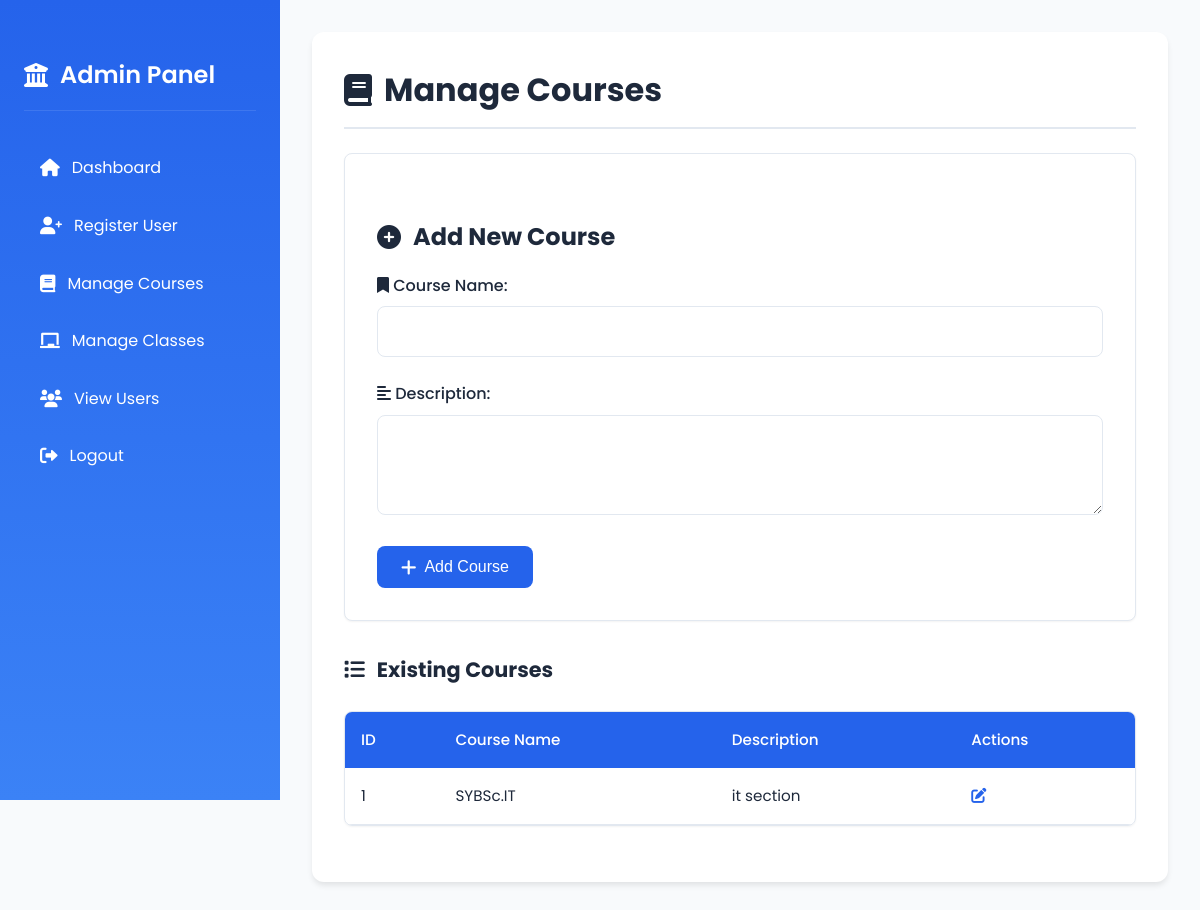
The page /manage_courses (signed in) on the database as committed earlier.
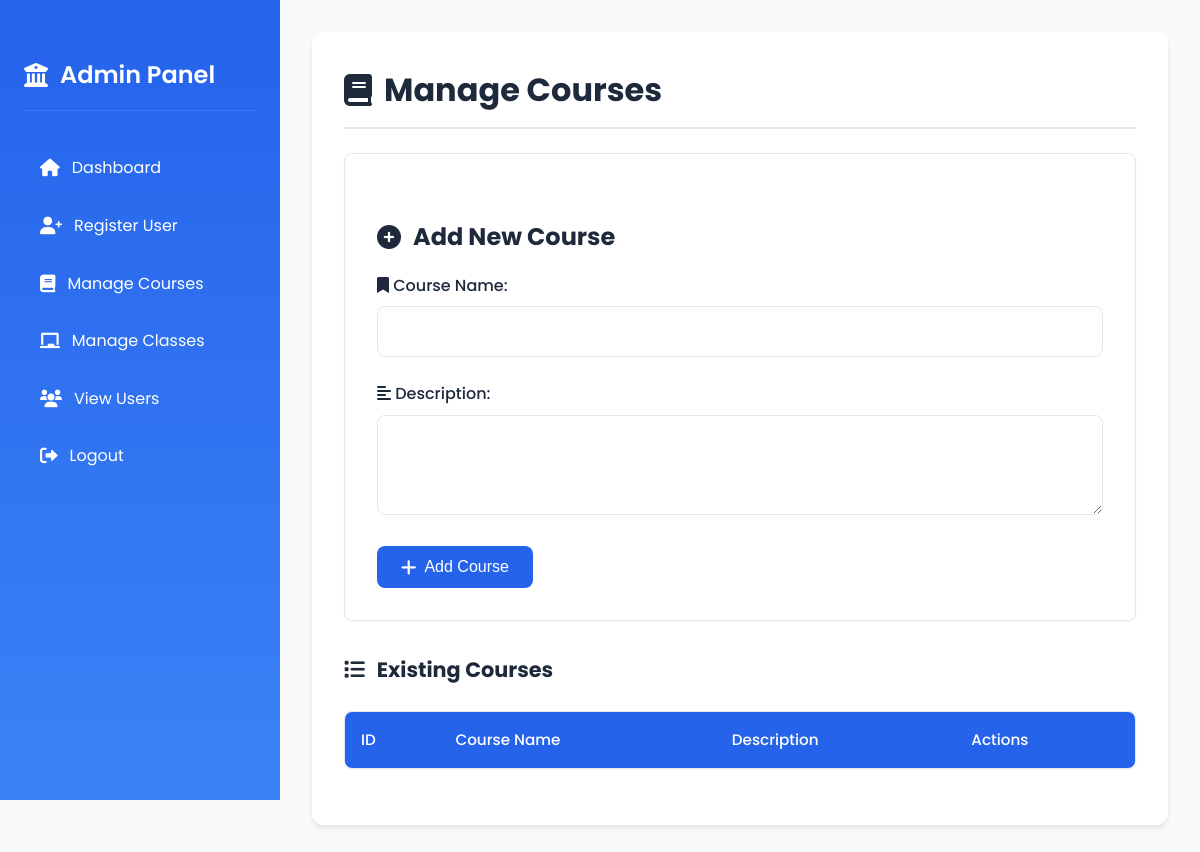
The same page on the database as committed later.
### models.py (models this page shows)
class Course(db.Model):
    id = db.Column(db.Integer, primary_key=True)
    name = db.Column(db.String(100), nullable=False, unique=True)
    description = db.Column(db.String(255))
    classes = db.relationship('Class', backref='course', lazy=True, cascade='all, delete-orphan')

### app.py (the view, shortened to what this page needs)
@app.route('/manage_courses', methods=['GET', 'POST'])
def manage_courses():
    if 'role' not in session or session['role'] != 'admin':
        flash("Unauthorized Access!", "danger")
        return redirect(url_for('login'))
    courses = Course.query.all()
    return render_template('manage_courses.html', courses=courses)

### templates/manage_courses.html (shortened to what this page needs)
<!DOCTYPE html>
<html lang="en">
<head>
    <link href="https://cdnjs.cloudflare.com/ajax/libs/font-awesome/6.0.0/css/all.min.css" rel="stylesheet">
</head>
<body>
    <div class="sidebar">
        <h2><i class="fas fa-university"></i> Admin Panel</h2>
        <nav>
            <ul>
                <li><a href="{{ url_for('admin_dashboard') }}"><i class="fas fa-home"></i> Dashboard</a></li>
                <li><a href="{{ url_for('register') }}"><i class="fas fa-user-plus"></i> Register User</a></li>
                <li><a href="{{ url_for('manage_courses') }}"><i class="fas fa-book"></i> Manage Courses</a></li>
                <li><a href="{{ url_for('add_class') }}"><i class="fas fa-chalkboard"></i> Manage Classes</a></li>
                <li><a href="{{ url_for('manage_users') }}"><i class="fas fa-users"></i> View Users</a></li>
                <li><a href="{{ url_for('logout') }}"><i class="fas fa-sign-out-alt"></i> Logout</a></li>
            </ul>
        </nav>
    </div>
    <div class="container">
        <div class="content-wrapper">
            <h1><i class="fas fa-book"></i> Manage Courses</h1>
            <form method="POST">
                <h2><i class="fas fa-plus-circle"></i> Add New Course</h2>
                <div class="form-group">
                    <label for="course_name"><i class="fas fa-bookmark"></i> Course Name:</label>
                    <input type="text" id="course_name" name="course_name" required>
                </div>
                <div class="form-group">
                    <label for="description"><i class="fas fa-align-left"></i> Description:</label>
                    <textarea id="description" name="description"></textarea>
                </div>
                <button type="submit"><i class="fas fa-plus"></i> Add Course</button>
            </form>
            <h3><i class="fas fa-list"></i> Existing Courses</h3>
            <div class="table-container">
                <table>
                    <thead>
                        <tr>
                            <th>ID</th>
                            <th>Course Name</th>
                            <th>Description</th>
                            <th>Actions</th>
                        </tr>
                    </thead>
                    <tbody>
                        {% for course in courses %}
                        <tr>
                            <td>{{ course.id }}</td>
                            <td>{{ course.name }}</td>
                            <td>{{ course.description or 'N/A' }}</td>
                            <td>
                                <a href="#" class="edit-course" data-id="{{ course.id }}" title="Edit course">
                                    <i class="fas fa-edit" style="color: var(--primary-color);"></i>
                                </a>
                            </td>
                        </tr>
                        {% endfor %}
                    </tbody>
                </table>
            </div>
        </div>
    </div>
</body>
</html>

### templates/manage_courses.html (style rules this page uses)
:root { --primary-color: #2563eb; --primary-light: #3b82f6; --secondary-color: #f8fafc; --accent-color: #10b981; --text-color: #1e293b; --border-color: #e2e8f0; --danger-color: #ef4444; --success-color: #10b981; --warning-color: #f59e0b; --sidebar-width: 280px; --header-height: 70px; --shadow-sm: 0 1px 2px 0 rgba(0, 0, 0, 0.05); --shadow-md: 0 4px 6px -1px rgba(0, 0, 0, 0.1); }
* { margin: 0; padding: 0; box-sizing: border-box; }
body { font-family: 'Poppins', sans-serif; background-color: var(--secondary-color); color: var(--text-color); line-height: 1.6; }
.sidebar { width: var(--sidebar-width); height: 100vh; background: linear-gradient(to bottom, var(--primary-color), var(--primary-light)); color: white; padding: 1.5rem; position: fixed; left: 0; top: 0; overflow-y: auto; transition: all 0.3s ease; z-index: 1000; }
.sidebar h2 { text-align: center; margin-bottom: 2rem; font-size: 1.5rem; font-weight: 600; padding-bottom: 1rem; border-bottom: 1px solid rgba(255, 255, 255, 0.1); color: white; }
.sidebar ul { list-style: none; }
.sidebar ul li { margin-bottom: 0.5rem; }
.sidebar ul li a { color: white; text-decoration: none; display: flex; align-items: center; padding: 0.75rem 1rem; border-radius: 8px; transition: all 0.3s ease; }
.sidebar ul li a i { margin-right: 0.75rem; font-size: 1.1rem; }
.container { margin-left: var(--sidebar-width); padding: 2rem; max-width: calc(100vw - var(--sidebar-width)); }
.content-wrapper { background: white; border-radius: 12px; box-shadow: var(--shadow-md); padding: 2rem; margin-bottom: 2rem; }
h1 { font-size: 2rem; color: var(--text-color); margin-bottom: 1.5rem; border-bottom: 2px solid var(--border-color); padding-bottom: 0.75rem; display: flex; align-items: center; gap: 0.75rem; }
h2, h3 { font-size: 1.5rem; color: var(--text-color); margin: 2rem 0 1rem; display: flex; align-items: center; gap: 0.75rem; }
h3 { font-size: 1.3rem; }
form { margin-bottom: 2rem; background: white; padding: 2rem; border-radius: 8px; box-shadow: var(--shadow-sm); border: 1px solid var(--border-color); }
.form-group { margin-bottom: 1.5rem; }
.form-group label { display: block; margin-bottom: 0.5rem; font-weight: 500; color: var(--text-color); }
input, select, textarea { width: 100%; padding: 0.75rem 1rem; border: 1px solid var(--border-color); border-radius: 8px; font-size: 1rem; transition: all 0.3s ease; background-color: white; font-family: 'Poppins', sans-serif; }
textarea { min-height: 100px; resize: vertical; }
button { background: var(--primary-color); color: white; border: none; padding: 0.75rem 1.5rem; border-radius: 8px; font-weight: 500; cursor: pointer; transition: all 0.3s ease; display: inline-flex; align-items: center; gap: 0.5rem; font-size: 1rem; }
button i { font-size: 1.1rem; }
.table-container { overflow-x: auto; margin: 1.5rem 0; border-radius: 8px; box-shadow: var(--shadow-sm); border: 1px solid var(--border-color); }
table { width: 100%; border-collapse: collapse; white-space: nowrap; }
th { background: var(--primary-color); color: white; font-weight: 500; text-align: left; padding: 1rem; font-size: 0.95rem; }

Rows that differ between the two databases and show on the page:
removed Course: id "1", name "SYBSc.IT", description "it section"
